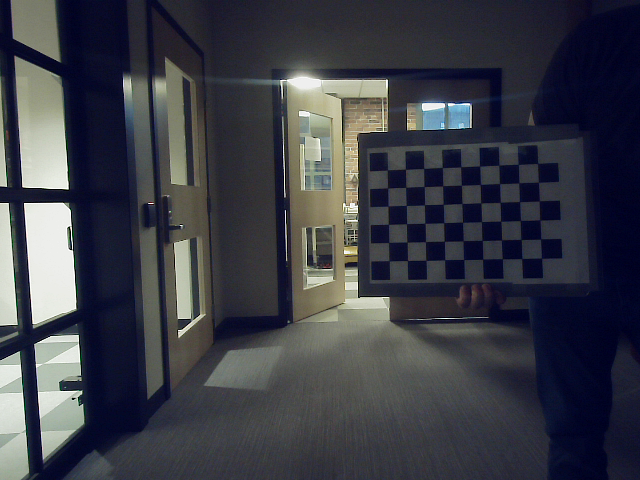
#> input picture calibration_photos_stereo_test/left/0.png, 640 x 480 px
$ python custom_stereo2.py
#> lines starting #> are read from the running program, lines starting #| are printed output that depends on the picture
import os
import numpy as np
import cv2 as cv
import glob

left_device = "/dev/v4l/by-path/platform-70090000.xusb-usb-0:2.1:1.0-video-index0"
right_device = "/dev/v4l/by-path/platform-70090000.xusb-usb-0:2.3:1.0-video-index0"

left = cv.VideoCapture(left_device)
right = cv.VideoCapture(right_device)

print("Left: " + str(left.isOpened()))
print("Right: " + str(right.isOpened()))

#---------------------------------------------------
# Calibration

criteria = (cv.TERM_CRITERIA_EPS + cv.TERM_CRITERIA_MAX_ITER, 30, 0.001)
objp = np.zeros((9*6,3), np.float32)
objp[:,:2] = np.mgrid[0:9,0:6].T.reshape(-1,2)

objpoints = [] # 3d point in real world space
imgpoints_l = [] # 2d points in image plane.
imgpoints_r = [] # 2d points in image plane.

directory = 'calibration_photos_stereo_test/left/'
directory2 = 'calibration_photos_stereo_test/right/'

for filename in os.listdir(directory):
    img_l = cv.imread(os.path.join(directory, filename))
#> img_l is the input picture: shape (480, 640, 3); mean B, G, R 70.2, 61.3, 59.4
    img_r = cv.imread(os.path.join(directory2, filename))

#for i in range(0, len(images_l)):
#    img_l = cv.imread(images_l.pop(i))
#    img_r = cv.imread(images_r.pop(i))
    gray_l = cv.cvtColor(img_l, cv.COLOR_BGR2GRAY)
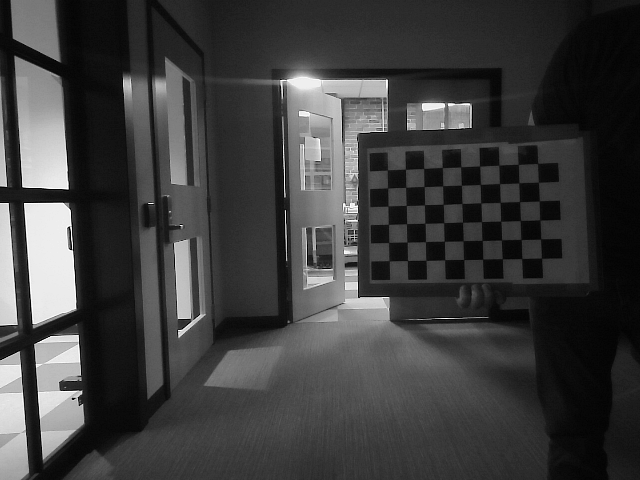
#> gray_l: shape (480, 640); min 0, max 255, mean 61.8
    gray_r = cv.cvtColor(img_r, cv.COLOR_BGR2GRAY)

    # Find the chess board corners
    ret_l, corners_l = cv.findChessboardCorners(gray_l, (9, 6), None)
#> ret_l = True; corners_l = 54 rows, first 8: [387.4, 169.9], [405.4, 169.2], [423.7, 168.4], [442.2, 167.5], [460.8, 166.8], [479.6, 166], [498.8, 165.1], [518.1, 164.4]
    ret_r, corners_r = cv.findChessboardCorners(gray_r, (9, 6), None)
#> ret_r = True; corners_r has the same summary as corners_l

    # If found, add object points, image points (after refining them)
    if ret_l and ret_r:
        objpoints.append(objp)

        corners2_l = cv.cornerSubPix(gray_l, corners_l, (11, 11), (-1, -1), criteria)
#> corners2_l = 54 rows, first 8: [387.5, 169.9], [405.3, 169.2], [423.7, 168.4], [442.3, 167.5], [460.8, 166.8], [479.5, 166], [498.9, 165.1], [518.2, 164.2]
        corners2_r = cv.cornerSubPix(gray_r, corners_r, (11, 11), (-1, -1), criteria)
#> corners2_r has the same summary as corners2_l
        imgpoints_l.append(corners2_l)
        imgpoints_r.append(corners2_r)

        # Draw and display the corners
        img_l_show = cv.drawChessboardCorners(img_l, (9,6), corners2_l,ret_l)
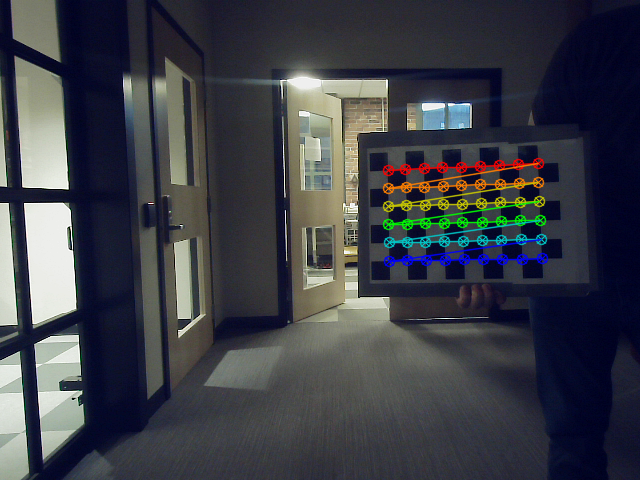
#> img_l_show: shape (480, 640, 3); mean B, G, R 70.6, 62.9, 60.7
        img_r_show = cv.drawChessboardCorners(img_r, (9, 6), corners2_r, ret_r)
#> pass 2 of the loop `for filename in os.listdir(directory):`:
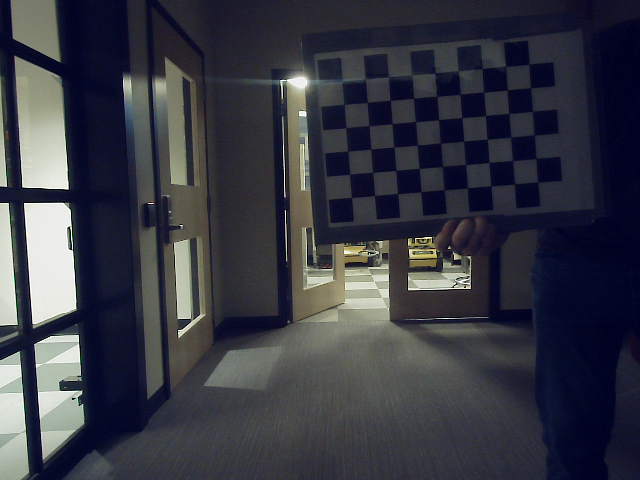
#> input picture calibration_photos_stereo_test/left/1.png, 640 x 480 px
#> img_l is the input picture: shape (480, 640, 3); mean B, G, R 66.9, 56.8, 55
#> `gray_l = cv.cvtColor(img_l, cv.COLOR_BGR2GRAY)`:
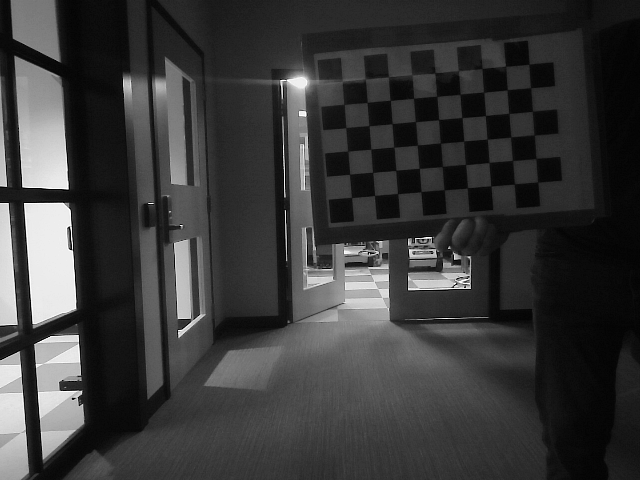
#> gray_l: shape (480, 640); min 0, max 255, mean 57.4
#> corners_l = 54 rows, first 8: [342, 80.5], [365.6, 78.4], [388.4, 76.68], [412, 74.59], [434.7, 72.93], [458.6, 70.55], [482, 68.45], [505.5, 65.51]
#> corners_r has the same summary as corners_l
#> corners2_l = 54 rows, first 8: [342.2, 81.6], [365.3, 79.46], [388.7, 76.92], [411.8, 75.42], [435.4, 72.96], [458, 71.09], [482.3, 68.12], [505.5, 66.56]
#> corners2_r has the same summary as corners2_l
#> `img_l_show = cv.drawChessboardCorners(img_l, (9,6), corners2_l,ret_l)`:
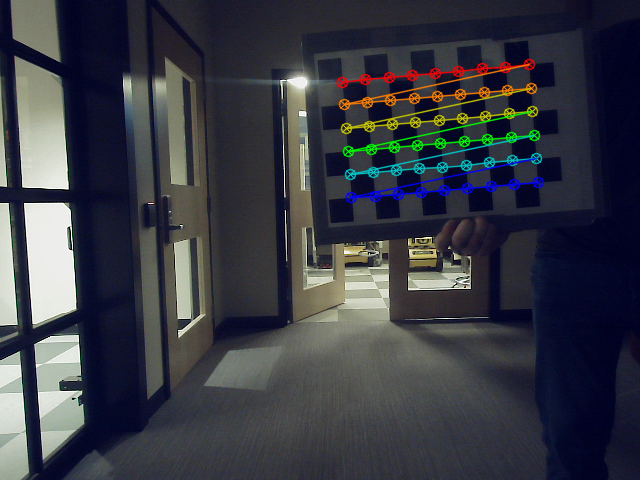
#> img_l_show: shape (480, 640, 3); mean B, G, R 67.5, 58.7, 56.5
#> pass 3 of the loop `for filename in os.listdir(directory):`:
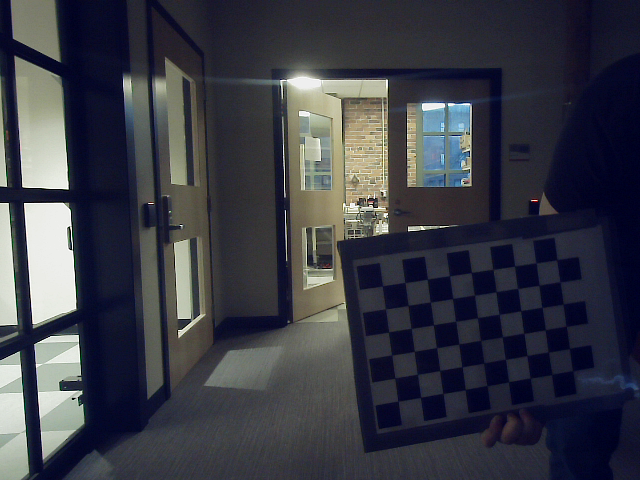
#> input picture calibration_photos_stereo_test/left/2.png, 640 x 480 px
#> img_l is the input picture: shape (480, 640, 3); mean B, G, R 69.1, 59.4, 57.7
#> `gray_l = cv.cvtColor(img_l, cv.COLOR_BGR2GRAY)`:
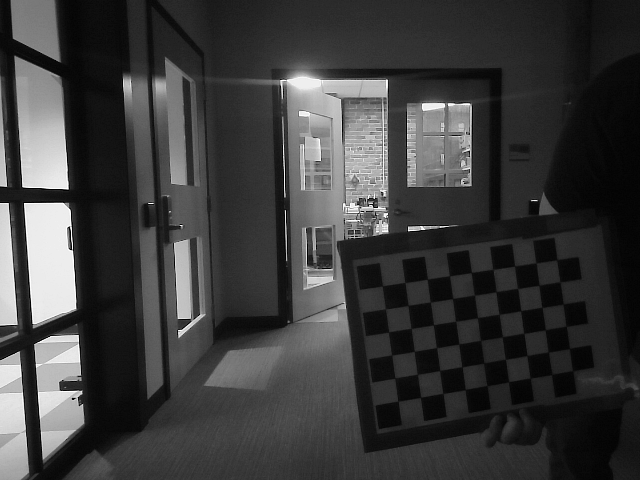
#> gray_l: shape (480, 640); min 0, max 255, mean 60
#> corners_l = 54 rows, first 8: [382.3, 286], [404.8, 282.4], [427.2, 279.3], [449.4, 275.8], [471.2, 272.5], [492.9, 269.6], [514.6, 265.8], [535.9, 262.8]
#> corners_r has the same summary as corners_l
#> corners2_l = 54 rows, first 8: [382.5, 286], [404.8, 282.5], [427.4, 279.1], [449.5, 275.8], [471.5, 272.5], [492.8, 269.4], [514.6, 266.2], [535.9, 262.8]
#> corners2_r has the same summary as corners2_l
#> `img_l_show = cv.drawChessboardCorners(img_l, (9,6), corners2_l,ret_l)`:
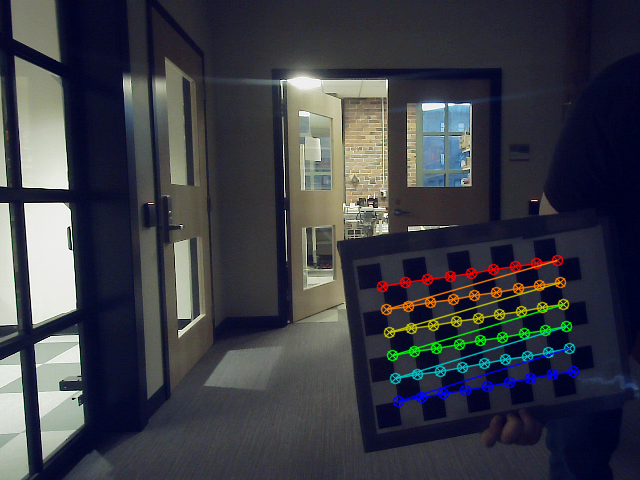
#> img_l_show: shape (480, 640, 3); mean B, G, R 69.7, 61.4, 59.3
        #cv.imshow('img_l', img_l_show)
        #cv.imshow('img_r', img_r_show)
        #cv.waitKey(2000)

cv.destroyAllWindows()


cameraMatrixLeft = np.zeros( (3,3) )
cameraMatrixRight = np.zeros( (3,3) )
distortionLeft = np.zeros( (8,1) )
distortionRight = np.zeros( (8,1) )
height, width = cv.pyrDown(img_l).shape[:2]
#> height = 240; width = 320

rms, leftMatrix, leftDistortion, rightMatrix, rightDistortion, R, T, E, F = cv.stereoCalibrate(objpoints, imgpoints_l, imgpoints_r,  cameraMatrixLeft, distortionLeft, cameraMatrixRight, distortionRight, (width, height),criteria, flags=0)
#> rms = 0.214; leftMatrix = [[745.3, 0, 303.1], [0, 751.4, 158.7], [0, 0, 1]]; leftDistortion = [-0.0504, -0.188, -0.0144, 0.00624, 0.758]; rightMatrix = [[745.3, 0, 303.1], [0, 751.4, 158.7], [0, 0, 1]]; rightDistortion = [-0.0504, -0.188, -0.0144, 0.00624, 0.758]; R = [[1, -3.87e-08, -2.78e-08], [3.87e-08, 1, 2.49e-09], [2.78e-08, -2.49e-09, 1]]; T = [-1e-06, 1.02e-07, 5.68e-07]; E = [[-1.91e-14, -5.68e-07, 1.02e-07], [5.68e-07, -2.45e-14, 1e-06], [-1.02e-07, -1e-06, 3.4e-16]]; F = [[-1.71e-06, -50.5, 14829.1], [50.5, -2.16e-06, 51236.2], [-14829.1, -51236.2, 1]]

leftRectTransform, rightRectTransform, leftProjMatrix, rightProjMatrix, _, _, _ = cv.stereoRectify(leftMatrix, leftDistortion, rightMatrix, rightDistortion,  (width, height), R, T, alpha=-1)
#> leftRectTransform = [[0.867, -0.0881, -0.49], [0.0881, 0.996, -0.0231], [0.49, -0.0231, 0.871]]; rightRectTransform has the same summary as leftRectTransform; leftProjMatrix = [[751.4, 0, 833.1, 0], [0, 751.4, 210.4, 0], [0, 0, 1, 0]]; rightProjMatrix = [[751.4, 0, 833.1, -0.00087], [0, 751.4, 210.4, 0], [0, 0, 1, 0]]
leftMapX, leftMapY = cv.initUndistortRectifyMap(leftMatrix, leftDistortion, leftRectTransform, leftProjMatrix, (width, height), cv.CV_32FC1)
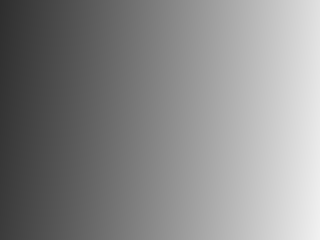
#> leftMapX: shape (240, 320) float32; min 46.23, max 241.9, mean 138
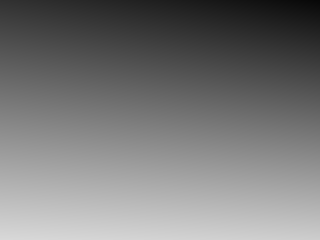
#> leftMapY: shape (240, 320) float32; min 8.19, max 216.3, mean 120.8
rightMapX, rightMapY = cv.initUndistortRectifyMap(rightMatrix, rightDistortion, rightRectTransform, rightProjMatrix, (width, height), cv.CV_32FC1)

#----------------------------------------------------
# show disparity

# best out of water calibration
stereo = cv.StereoSGBM_create(
   minDisparity = 0, #min_disp
   numDisparities = 128, #112, #128, #num_disp,
   blockSize = 1, #1, #5, #7, #9, # 16
   P1 = 10, #100, #8*3*window_size**2,
   P2 = 200, #800, #960, #32*3*window_size**2,
   disp12MaxDiff = 5, #60, #83, #30, #7, #10, #1,
   uniquenessRatio = 0, #3, #10,
   speckleWindowSize = 20, #100,
   speckleRange = 5 #9 #32
)
# need to calibrate for water

while True:
    val, l_img = left.read()
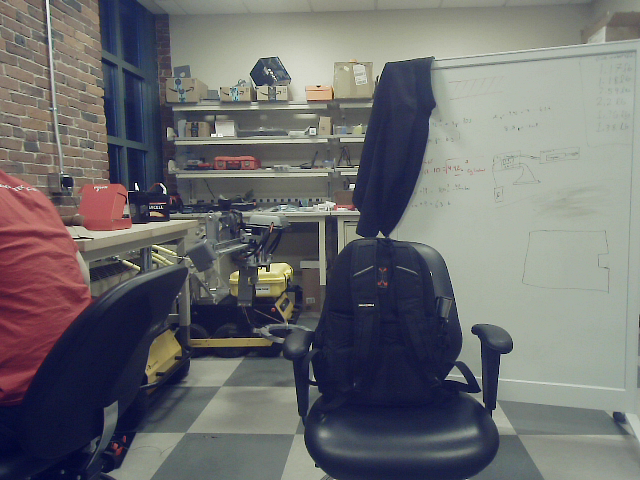
#> input picture left_img.png, 640 x 480 px, given in place of the camera
#> l_img is the input picture: shape (480, 640, 3); mean B, G, R 111.1, 109.6, 109.5
    val2, r_img = right.read()
    if cv.waitKey(1) == 27:
#> (key Esc is pressed here)
        break
    imgL = cv.pyrDown(l_img)
    imgR = cv.pyrDown(r_img)

    frameLeftNew = cv.cvtColor(imgL, cv.COLOR_BGR2GRAY)
    frameRightNew = cv.cvtColor(imgR, cv.COLOR_BGR2GRAY)

    leftRectified = cv.remap(frameLeftNew, leftMapX, leftMapY, cv.INTER_LINEAR)
    rightRectified = cv.remap(frameRightNew, rightMapX, rightMapY, cv.INTER_LINEAR)

    disparity = stereo.compute(leftRectified, rightRectified).astype(np.float32) / 16.0

    # cv.filterSpeckles(disparity, 0, 6000, 96)
    # cv.imshow("Normalized Disparity", (disparity / 16.0 - 0) / 96);
    #print(disparity.shape)
    disparity = (disparity-0) / 128
    out_val = disparity[120,240]
    print(out_val)
    # focal length = 2.97 mm
    # baseline = 437 mm

    # (xmin,ymin),(xmax,ymax)
    xmin = 235 #160 + 80 - 5
    xmax = 245 #xmin + 10
    ymin = 115 #120 - 5
    ymax = 125 # ymin + 10
    cv.rectangle(disparity, (xmin,ymin),(xmax,ymax), (255,255,255))
    # cv.imshow("Normalized Disparity", (disparity / 16.0 - 0) / 128)
    cv.imshow("Normalized Disparity", disparity)

left.release()
right.release()
